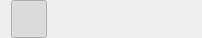
<?xml version="1.0" encoding="UTF-8"?>
<ui version="4.0">
 <class>Selection_toolbuttons</class>
 <widget class="QWidget" name="Selection_toolbuttons">
  <property name="geometry">
   <rect>
    <x>0</x>
    <y>0</y>
    <width>162</width>
    <height>38</height>
   </rect>
  </property>
  <property name="windowTitle">
   <string>Form</string>
  </property>
  <layout class="QHBoxLayout" name="horizontalLayout">
   <property name="spacing">
    <number>0</number>
   </property>
   <property name="topMargin">
    <number>0</number>
   </property>
   <property name="bottomMargin">
    <number>0</number>
   </property>
   <item>
    <widget class="QToolButton" name="toolB_select_point">
     <property name="minimumSize">
      <size>
       <width>36</width>
       <height>36</height>
      </size>
     </property>
     <property name="toolTip">
      <string>Mouse selection</string>
     </property>
     <property name="icon">
      <iconset>
       <normaloff>resource/icons/select.svg</normaloff>resource/icons/select.svg</iconset>
     </property>
     <property name="iconSize">
      <size>
       <width>32</width>
       <height>32</height>
      </size>
     </property>
     <property name="checkable">
      <bool>true</bool>
     </property>
     <property name="checked">
      <bool>true</bool>
     </property>
     <property name="autoExclusive">
      <bool>true</bool>
     </property>
     <property name="autoRaise">
      <bool>true</bool>
     </property>
    </widget>
   </item>
   <item>
    <widget class="QToolButton" name="toolB_select_circle">
     <property name="minimumSize">
      <size>
       <width>36</width>
       <height>36</height>
      </size>
     </property>
     <property name="toolTip">
      <string>&lt;!DOCTYPE HTML PUBLIC &quot;-//W3C//DTD HTML 4.0//EN&quot; &quot;http://www.w3.org/TR/REC-html40/strict.dtd&quot;&gt;
&lt;html&gt;&lt;head&gt;&lt;meta name=&quot;qrichtext&quot; content=&quot;1&quot; /&gt;&lt;style type=&quot;text/css&quot;&gt;
p, li { white-space: pre-wrap; }
&lt;/style&gt;&lt;/head&gt;&lt;body style=&quot; font-family:'MS Shell Dlg 2'; font-size:8.25pt; font-weight:400; font-style:normal;&quot;&gt;
&lt;p style=&quot; margin-top:0px; margin-bottom:0px; margin-left:0px; margin-right:0px; -qt-block-indent:0; text-indent:0px;&quot;&gt;&lt;span style=&quot; font-size:8pt;&quot;&gt;Selection with a circle area&lt;/span&gt;&lt;/p&gt;&lt;/body&gt;&lt;/html&gt;</string>
     </property>
     <property name="icon">
      <iconset>
       <normaloff>resource/icons/select_circle.svg</normaloff>resource/icons/select_circle.svg</iconset>
     </property>
     <property name="iconSize">
      <size>
       <width>32</width>
       <height>32</height>
      </size>
     </property>
     <property name="checkable">
      <bool>true</bool>
     </property>
     <property name="autoExclusive">
      <bool>true</bool>
     </property>
     <property name="autoRaise">
      <bool>true</bool>
     </property>
    </widget>
   </item>
   <item>
    <widget class="QToolButton" name="toolB_select_square">
     <property name="minimumSize">
      <size>
       <width>36</width>
       <height>36</height>
      </size>
     </property>
     <property name="toolTip">
      <string>&lt;!DOCTYPE HTML PUBLIC &quot;-//W3C//DTD HTML 4.0//EN&quot; &quot;http://www.w3.org/TR/REC-html40/strict.dtd&quot;&gt;
&lt;html&gt;&lt;head&gt;&lt;meta name=&quot;qrichtext&quot; content=&quot;1&quot; /&gt;&lt;style type=&quot;text/css&quot;&gt;
p, li { white-space: pre-wrap; }
&lt;/style&gt;&lt;/head&gt;&lt;body style=&quot; font-family:'MS Shell Dlg 2'; font-size:8.25pt; font-weight:400; font-style:normal;&quot;&gt;
&lt;p style=&quot; margin-top:0px; margin-bottom:0px; margin-left:0px; margin-right:0px; -qt-block-indent:0; text-indent:0px;&quot;&gt;&lt;span style=&quot; font-size:8pt;&quot;&gt;Selection with a square area&lt;/span&gt;&lt;/p&gt;&lt;/body&gt;&lt;/html&gt;</string>
     </property>
     <property name="icon">
      <iconset>
       <normaloff>resource/icons/select_square.svg</normaloff>resource/icons/select_square.svg</iconset>
     </property>
     <property name="iconSize">
      <size>
       <width>32</width>
       <height>32</height>
      </size>
     </property>
     <property name="checkable">
      <bool>true</bool>
     </property>
     <property name="autoExclusive">
      <bool>true</bool>
     </property>
     <property name="autoRaise">
      <bool>true</bool>
     </property>
     <property name="arrowType">
      <enum>Qt::NoArrow</enum>
     </property>
    </widget>
   </item>
   <item>
   <widget class="QToolButton" name="toolB_select_lasso">
     <property name="minimumSize">
      <size>
       <width>36</width>
       <height>36</height>
      </size>
     </property>
     <property name="toolTip">
      <string>&lt;!DOCTYPE HTML PUBLIC &quot;-//W3C//DTD HTML 4.0//EN&quot; &quot;http://www.w3.org/TR/REC-html40/strict.dtd&quot;&gt;
&lt;html&gt;&lt;head&gt;&lt;meta name=&quot;qrichtext&quot; content=&quot;1&quot; /&gt;&lt;style type=&quot;text/css&quot;&gt;
p, li { white-space: pre-wrap; }
&lt;/style&gt;&lt;/head&gt;&lt;body style=&quot; font-family:'MS Shell Dlg 2'; font-size:8.25pt; font-weight:400; font-style:normal;&quot;&gt;
&lt;p style=&quot; margin-top:0px; margin-bottom:0px; margin-left:0px; margin-right:0px; -qt-block-indent:0; text-indent:0px;&quot;&gt;&lt;span style=&quot; font-size:8pt;&quot;&gt;Selection with a square area&lt;/span&gt;&lt;/p&gt;&lt;/body&gt;&lt;/html&gt;</string>
     </property>
     <property name="icon">
      <iconset>
       <normaloff>resource/icons/lasso.svg</normaloff>resource/icons/lasso.svg</iconset>
     </property>
     <property name="iconSize">
      <size>
       <width>32</width>
       <height>32</height>
      </size>
     </property>
     <property name="checkable">
      <bool>true</bool>
     </property>
     <property name="autoExclusive">
      <bool>true</bool>
     </property>
     <property name="autoRaise">
      <bool>true</bool>
     </property>
     <property name="arrowType">
      <enum>Qt::NoArrow</enum>
     </property>
    </widget>
   </item>
   <item>
    <widget class="QToolButton" name="toolB_backface_select">
     <property name="minimumSize">
      <size>
       <width>36</width>
       <height>36</height>
      </size>
     </property>
     <property name="toolTip">
      <string>&lt;!DOCTYPE HTML PUBLIC &quot;-//W3C//DTD HTML 4.0//EN&quot; &quot;http://www.w3.org/TR/REC-html40/strict.dtd&quot;&gt;
&lt;html&gt;&lt;head&gt;&lt;meta name=&quot;qrichtext&quot; content=&quot;1&quot; /&gt;&lt;style type=&quot;text/css&quot;&gt;
p, li { white-space: pre-wrap; }
&lt;/style&gt;&lt;/head&gt;&lt;body style=&quot; font-family:'Sans'; font-size:10pt; font-weight:400; font-style:normal;&quot;&gt;
&lt;p style=&quot; margin-top:0px; margin-bottom:0px; margin-left:0px; margin-right:0px; -qt-block-indent:0; text-indent:0px;&quot;&gt;&lt;span style=&quot; font-family:'MS Shell Dlg 2'; font-size:8pt;&quot;&gt;Enable backface selection&lt;/span&gt;&lt;/p&gt;&lt;/body&gt;&lt;/html&gt;</string>
     </property>
     <property name="icon">
      <iconset>
       <normaloff>resource/icons/hidden_faces.svg</normaloff>resource/icons/hidden_faces.svg</iconset>
     </property>
     <property name="iconSize">
      <size>
       <width>32</width>
       <height>32</height>
      </size>
     </property>
     <property name="checkable">
      <bool>true</bool>
     </property>
     <property name="autoRaise">
      <bool>true</bool>
     </property>
     <property name="arrowType">
      <enum>Qt::NoArrow</enum>
     </property>
    </widget>
   </item>
  </layout>
 </widget>
 <resources/>
 <connections/>
</ui>
